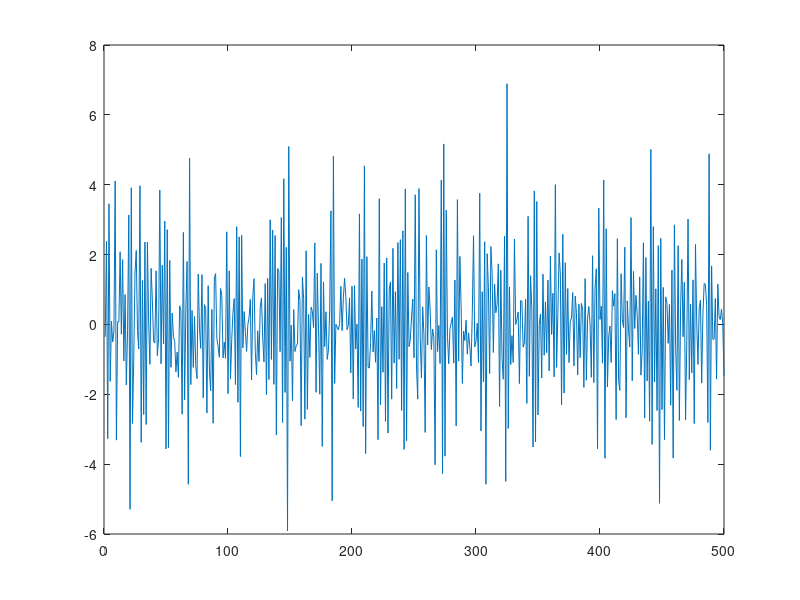

Recreate this plot in MATLAB. (Note: this script raises an error after producing the figure.)
%
% Time series analysis
% Computer exercise 2  
%
%
clear; 
close all;
% addpath('functions', '/data')     % Add this line to update the path
addpath('../functions', '../data')     % Add this line to update the path (Hanna)

%% 2.1 Modelling of exogenous input signal
%Generate some data following the Box-Jenkins model:

rng(0)
n = 500;                % Number of samples
A3=[1 .5];
C3 = [1 -.3 .2];
w= sqrt(2)*randn(n+100,1); 
x = filter (C3,A3,w);           % Create the input

A1 = [1 -.65];
A2 = [1 .90 .78];
C=1;
B=[0 0 0 0 .4];
e = sqrt(1.5) * randn(n + 100,1);
y = filter(C,A1,e) + filter(B,A2,x); % Create the output

x = x(101:end) , y = y(101:end) % Omit initial samples 
clear A1, A2, C, B, e, w, A3, C3

%% Plotting the data
close all
clc

m=50;
plot(x)
basicPlot(x,m,'x-data') 

%% Create an ARMA-model for the input xt as function of white noise
close all
clc

m=50;

%Initial guess 
%ACF ringing, PACF peak at 1 --> AR(1)?
na = 1;
nc = 0;
data = iddata(x);                   
model_x = armax(data, [na nc]); 
present(model_x);
e_hat = myFilter(model_x.a, model_x.c, x);
basicPlot(e_hat,m,'ARMA(1,0)')

whitenessTest(e_hat)

%Knowing it's an ARMA(1,2), test it with an ARMA(1,2) too 
%Model 1 according to instructions
na = 1;
nc = 2;
data = iddata(x);                   
x_arma = armax(data, [na nc]); 
present(x_arma);
e_hat = myFilter(x_arma.a, x_arma.c, x);
basicPlot(e_hat,m,'ARMA(1,2)')

whitenessTest(e_hat)

%We tested the same thing with idpoly and got the same result
% Seems that it's nice to use when wanting to control what orders are
% "active" in the polynomial

%% Pre-whitening
close all;
eps_t = myFilter(x_arma.a, x_arma.c, y); 
w_t = myFilter(x_arma.a, x_arma.c,x); 
basicPlot(eps_t,m,'Eps_t');
basicPlot(w_t,m,'W_t');

%% Compute CCF for eps_t = H(z) * w_t + v_t
close all;
M=40;
stem(-M:M,crosscorr(w_t ,eps_t,M)); 
title('Cross correlation function'), xlabel('Lag')
hold on
plot(-M:M, 2/sqrt(n)*ones(1,2*M+1), 'r--') 
plot(-M:M, -2/sqrt(n)*ones(1,2*M+1),'r--') 
hold off

%% Determine suitable model orders for delay, A, B
% Delay: Delay exceeds confidence interval at lag 4, thus should be d = 4. 
% R (order for A2): Could be 2, as we have some ringing in the correlation.
% S: We see that it's decaying immedeatly, as s+d = time of decay, s = 0. 

A2 = [1 0 0]; 
B = [0 0 0 0 1];
Mi = idpoly ([1] ,[B] ,[] ,[] ,[A2]);
z = iddata(y,x);
Mba2 = pem(z,Mi); present(Mba2)
etilde = resid (Mba2, z );

%% Check etilde 
close all;
clc; 

%etilde and x should be uncorrelated --> Looks good, not sign diff from 0
M=40;
stem(-M:M,crosscorr(etilde.y ,x ,M)); 
title('Cross correlation function'), xlabel('Lag')
hold on
plot(-M:M, 2/sqrt(n)*ones(1,2*M+1), 'r--') 
plot(-M:M, -2/sqrt(n)*ones(1,2*M+1),'r--') 
hold off

% Is etilde white? 
% No, but we have now only modelled half of the BJ model, as y depends on
% something with x AND the error term.   
basicPlot(etilde.y,m,'etilde');
whitenessTest(etilde.y);

%% Plot etilde
close all;
clc; 

plot(etilde);
basicPlot(etilde.y,m,'etilde');

%% Determine orders for A1 and C1, model etilde = C1/A1 * e
%In the plot above, we suspect that we're dealing with an ARMA(1,0)
close all;
clc; 

A1 = [1 0]; 
C1 = [1];
model_init = idpoly (A1, [], C1);
etilde_data = iddata(etilde.y)
error_model = pem(etilde_data,model_init); 
present(error_model)
res_tilde = resid (error_model, etilde_data );
basicPlot(res_tilde.y,m,'ARMA(1,0)');
whitenessTest(res_tilde.y);

%% Reestimate the full model with pem
% Note that model will change when we do it all together again 

A1 = [1 0];
A2 = [1 0 0];
B = [0 0 0 0 1];
C = [1];
Mi = idpoly(1, B, C, A1, A2);
z = iddata(y,x);
MboxJ = pem(z,Mi);
present(MboxJ)
ehat = resid(MboxJ,z);      % the estimate of the noise process e_t

%% Final analysis of ehat
%ehat and x should be uncorrelated, looks OK (few outliers but ~95% conf)
M=40;
stem(-M:M,crosscorr(ehat.y ,x ,M)); 
title('Cross correlation function'), xlabel('Lag')
hold on
plot(-M:M, 2/sqrt(n)*ones(1,2*M+1), 'r--') 
plot(-M:M, -2/sqrt(n)*ones(1,2*M+1),'r--') 
hold off

%% Final analysis of ehat contd.
%Whiteness of ehat -> super white!
whitenessTest(ehat.y);
basicPlot(ehat.y,m,'e-hat');

%To trust whiteness test, ehat needs to be normally distributed
%Test for normal distributed: data, label, type of test (D=default -->
%D'Augustino-Pearson K2 test, then level of alpha (1-alpha) = confidence)
checkIfNormal(ehat.y,'e-hat','D',0.05);

%% 2.2 Hairdryer data
clear; 
clc; 
close all; 
load tork.dat       % 1000 observations from an input-output experiment
% Data info:    
% input signal (voltage) - second column
% output signal (temperature) - first column 
% sampling distance 0.08 s.

% substract mean value, create object and plot first 300
tork = tork - repmat(mean(tork),length(tork),1);
y = tork(:,1); 
x = tork(:,2);
z = iddata(y,x);
n = length(x); 
plot(z(1:300))


%% Modelling the input x in Hairdryer 
clc;
close all; 

% First plotting the data to see if white and if not to know how to preceed
% in a potential ARMA modelling of the input
plot(x);
whitenessTest(x);
% --> No, so we need to form ARMA model of input

% Basic plots of input
m = 50; 
basicPlot(x,m,'Input data'); 

%% Modelling the input x in Hairdryer contd. 
clc;
close all;

%Initial guess 
%ACF ringing, PACF peak at 1 --> AR(1)?
na = 1;
nc = 0;
data = iddata(x);                   
model_x = armax(data, [na nc]); 
present(model_x);
e_hat = myFilter(model_x.a, model_x.c, x);
basicPlot(e_hat,m,'ARMA(1,0)')

whitenessTest(e_hat)

% --> Looks good to model this as an ARMA(1,0) (AR(1))

%% Prewhitening step (Multiplying with A3(z)/C3(z)
close all;
clc; 

eps_t = myFilter(model_x.a, model_x.c, y);      % eps_t = A3(z)/C3(z) * y
w_t = myFilter(model_x.a, model_x.c,x);         % wt = A3(z)/C3(z) * x
basicPlot(eps_t,m,'Eps_t');
basicPlot(w_t,m,'W_t');

%% Compute CCF for w_t to eps_t (eps_t = H(z) * w_t + v_t) 
close all;
clc; 

M=40;
stem(-M:M,crosscorr(w_t ,eps_t,M)); 
title('Cross correlation function'), xlabel('Lag')
hold on
plot(-M:M, 2/sqrt(n)*ones(1,2*M+1), 'r--') 
plot(-M:M, -2/sqrt(n)*ones(1,2*M+1),'r--') 
hold off

% From plot wee see that: d = 3, r = 1, s = 2 (5-3)
% As the CCF  yields an estimate of the impulse response, we can use this
% to determine suiteble orders for the delay, A2(z) and B(z). 
% Knowing the orders, we now want to estiamte the parameters given theese orders 
%% Determine suitable model orders for delay, A, B
% d (Delay): 3
% r (order for A2): Could be 1, slow decaying.
% s: decay starts at 5, as s+d = time of decay, s = 5-3 = 2. 

A2 = [1 0]; 
B = [0 0 0 1 0 0];
Mi = idpoly ([1] ,[B] ,[] ,[] ,[A2]);           % yt = B(z)z^-d/A2(z) * x_t (delay is in the B vector) 
Mi.Structure.b.Free = [zeros(1,4) 1 1];
z = iddata(y,x);
Mba2 = pem(z,Mi); 
present(Mba2)
etilde = resid(Mba2, z);

%% Check if models orders above are suitible 
% CCF between the input, xt, and the residual etilde_t (defined below) should be uncorrelated.
close all;
clc; 

%etilde and x should be uncorrelated 
M=40;
stem(-M:M,crosscorr(etilde.y ,x ,M)); 
title('Cross correlation function'), xlabel('Lag')
hold on
plot(-M:M, 2/sqrt(n)*ones(1,2*M+1), 'r--') 
plot(-M:M, -2/sqrt(n)*ones(1,2*M+1),'r--') 
hold off
% Looks good enough 

% Is etilde white? 
% No, but we have now only modelled half of the BJ model, as y depends on
% something with x AND the error term.   
basicPlot(etilde.y,m,'etilde');
whitenessTest(etilde.y);

%% Plotting e_tilde (Modelling the A1 and C1 polynomials) 
% We have now modeled yt as a function of the input xt, 
% but have not yet formed a model of the ARMA-process in the BJ model, i.e.,
% modeled the polynomials C1(z) and A1(z). We know e_tilde = C1/A1 e, so we
% want to find arma for e_tilde. As usual we start by studying the data

close all;
clc; 
m = 50; 

plot(etilde.y);
basicPlot(etilde.y,m,'etilde');

%% Modelling the A1 and C1 polynomials contd
close all;
clc; 

% Initial modell gues AR(1)
A1 = [1 0]; 
C1 = [1];
model_init = idpoly (A1, [], C1);
etilde_data = iddata(etilde.y)
error_model = pem(etilde_data,model_init); 
present(error_model)
res_tilde = resid (error_model, etilde_data );
basicPlot(res_tilde.y,m,'ARMA(1,0)');
whitenessTest(res_tilde.y);
% --> Looking good 

%% Reestimate the full model with pem
% We know have all our polynomials, and need to reestimate the parameters   

A1 = [1 0];
A2 = [1 0]; 
B = [0 0 0 1 0 0];
C = [1];                % Before named C1 
Mi = idpoly(1, B, C, A1, A2);
Mi.Structure.b.Free = [zeros(1,4) 1 1];
z = iddata(y,x);
MboxJ = pem(z,Mi);
present(MboxJ)
ehat = resid(MboxJ,z);      % the estimate of the noise process e_t

%% Final analysis of ehat (is our entier model good enough?)
%ehat and x should be uncorrelated, looks OK (few outliers but ~95% conf)
M=40;
stem(-M:M,crosscorr(ehat.y ,x ,M)); 
title('Cross correlation function'), xlabel('Lag')
hold on
plot(-M:M, 2/sqrt(n)*ones(1,2*M+1), 'r--') 
plot(-M:M, -2/sqrt(n)*ones(1,2*M+1),'r--') 
hold off


%% Final analysis of ehat contd.
%Whiteness of ehat -> white, but not normal, can we trust? 
whitenessTest(ehat.y);
basicPlot(ehat.y,m,'e-hat');

%To trust whiteness test, ehat needs to be normally distributed
%Test for normal distributed: data, label, type of test (D=default -->
%D'Augustino-Pearson K2 test, then level of alpha (1-alpha) = confidence)
checkIfNormal(ehat.y,'e-hat','D',0.05);

%% 2.3 Prediction of ARMA-processes
close all; 
clear; 
clc; 
load svedala; 

% data sampled every hour, with estimated mean value subtracted (11.35◦ C) 